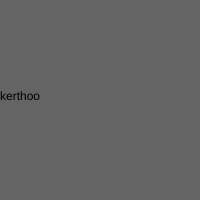
Frame 1 (no input)
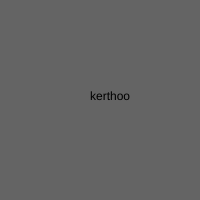
Frame 60 (no input)
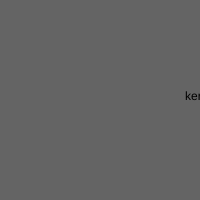
Frame 120 (the mouse pressed at the canvas centre since frame 60)

The p5.js sketch that drew these frames (run headless with seeded random() and noise() and a simulated clock; from frame 60 on, the mouse is pressed at the canvas centre):

// p5.js sketch
// ── sketch.js
var x = 0 ;

function setup() {
  // put setup code here
  createCanvas(200, 200);
}

function draw() {
  // put drawing code here
  background(100) ;
  // rect(x, 10, 10, 10) ;
  text("kerthoo" , x, 100) ;
  x += 5 ;
  if (x > width) {
    x = 0 ;
  }
}
